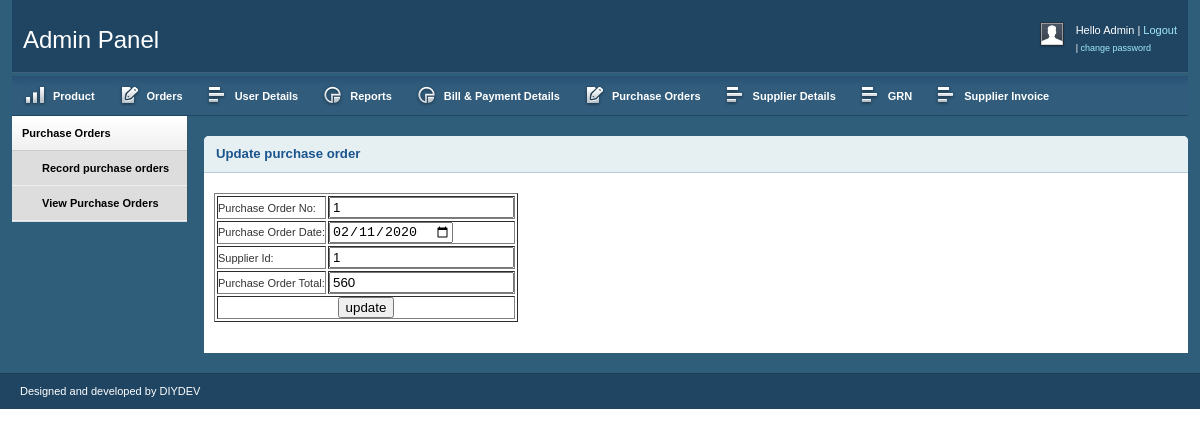
The app's page /admin/update_po.php?id=1 (signed in) with its own data.
### tables this page shows
CREATE TABLE `po` (
  `po_no` int(10) NOT NULL,
  `po_date` varchar(10) NOT NULL,
  `s_id` int(10) NOT NULL,
  `total` int(10) NOT NULL
);

### admin/update_po.php (the view, shortened to what this page needs)
<?php
include "admin_header.php";
$link=mysqli_connect("localhost","root","");
mysqli_select_db($link,"online_shopping");
$id = $_GET["id"];
$res= mysqli_query($link,"select * from po where po_no=$id");
while($row=mysqli_fetch_array($res))
{
	$po_no= $row["po_no"];
	$po_date= $row["po_date"];
	$s_id= $row["s_id"];
	$total= $row["total"];
}
?>
        <div class="grid_2">
            <div class="box sidemenu">
                <div class="block" id="section-menu">
                    <ul class="section menu">
                        <li><a class="menuitem">Purchase Orders</a>
                            <ul class="submenu">
                                <li><a href="record_po.php">Record purchase orders</a> </li>
                                <li><a href="view_po.php">View Purchase Orders</a> </li>
                            </ul>
                        </li>
                    </ul>
                </div>
            </div>
        </div>
        <div class="grid_10">
            <div class="box round first">
                <h2>
                    Update purchase order</h2>
                <div class="block">
					<form name="form1" action="" method="post" enctype="multipart/form-data">
					<table border="1">
					<tr>
					<td>Purchase Order No:</td>
					<td><input type="text" name="po_no" value="<?php echo $po_no; ?>" readonly="readonly"></td>
					</tr>
					<tr>
					<td>Purchase Order Date:</td>
					<td><input type="date" name="po_date" value="<?php echo $po_date; ?>"></td>
					</tr>
					<tr>
					<td>Supplier Id:</td>
					<td><input type="text" name="sid" value="<?php echo $s_id; ?>"></td>
					</tr>
					<tr>
					<td>Purchase Order Total:</td>
					<td><input type="text" name="po_tot" value="<?php echo $total; ?>"></td>
					</tr>
					<tr>
					<td colspan="2" align="center"><input type="submit" name="submit111" value="update"></td>
				</tr>
					</table>
					</form>
                </div>
            </div>
<?php
include "admin_footer.php";
?>

### admin/css/grid.css (style rules this page uses)
.grid_1, .grid_2, .grid_3, .grid_4, .grid_5, .grid_6, .grid_7, .grid_8, .grid_9, .grid_10, .grid_11, .grid_12, .grid_13, .grid_14, .grid_15, .grid_16 { display: inline; float: left; margin-left: 1%; margin-right: 1%; }
.container_12 .grid_2 { width: 14.666%; }
.container_12 .grid_10 { width: 81.333%; }

### admin/css/layout.css (style rules this page uses)
body { background: #fff; color: #333; font-size: 11px; padding: 0 0 0px; }
a { color: #000; font-weight:bold; text-decoration: none; }
h1, h2, h3, h4, h5, h6 { line-height:1.2em; margin-bottom:.3em; }
h2 { margin-top:1em; }
.box { background:#fff; margin-bottom:20px; padding:10px 10px 10px 10px; margin-left:-8px; }
.box.round { -moz-border-radius: 5px 5px 0px 0px; -webkit-border-radius: 5px 5px 0px 0px; border-radius: 5px 5px 0px 0px; }
.box h2 { font-size:1.2em; font-weight:bold; color:#1B548D; background:#E6F0F3; margin:-10px -10px 0 -10px; padding:10px 12px; border-bottom:1px solid #B3CBD6; -moz-border-radius: 5px 5px 0px 0px; -webkit-border-radius: 5px 5px 0px 0px; border-radius: 5px 5px 0px 0px; }
.box.first { margin-top:20px; }
.block { padding-top:20px; }
.box.sidemenu { background-color:#D1DEE4; border-right:1px solid #3A5665; padding:0px; margin:0px; cursor:pointer; }
.box.sidemenu .block { padding-top:0px; margin-top:0px; }
ul, ol { padding-top:0; }
ul.menu { list-style:none; border-top:1px solid #bbb; }
ul.menu li { margin:0; }
ul.menu li a { display:block; padding:4px 10px; border-bottom:1px solid #ccc; }
ul.menu ul { list-style:none; margin:0; }
ul.menu ul li a { padding-left:30px; }
ul.section { border-top:0; margin-bottom:0; }
ul.section li a { background:url(../img/sidemenu-repeat.jpg) repeat-x; line-height:26px; }
ul.section li li a { background:#ddd; border-bottom:1px solid #eee; }
ul.section ul li { text-transform:none; }
.block { padding-bottom:1px; }

### records on screen
po: po_no "1", po_date "02/11/2020", sid "1", po_tot "560"
